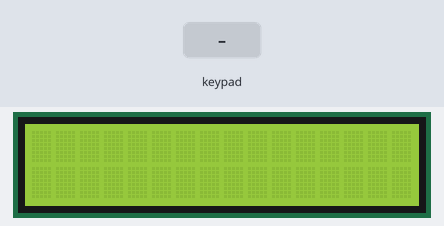
Simulated run of this sketch. Board: Arduino Uno, built with avr-gcc and run on an emulated ATmega328P. On the bench: 16×2 character LCD. The test bench sets the inputs (shaded band).

Above: at 1.2 s.
1.3 s: keypad keys 4 3 2 1 # pressed 0.4 s apart
At 3.2 s:
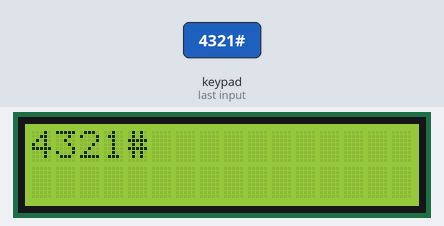
4.8 s: key '*' pressed
At 5.9 s:
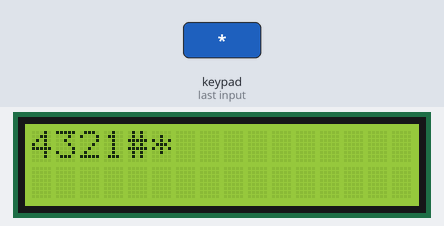
6.3 s: key '#' pressed
At 7.0 s:
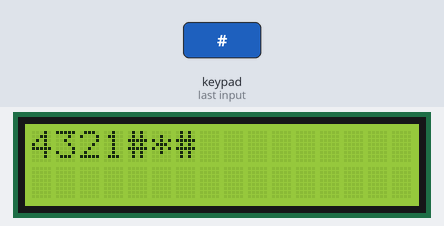
7.8 s: keypad keys 4 3 2 1 * pressed 0.4 s apart
At 10.6 s:
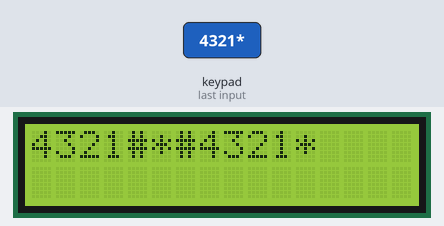
11.3 s: keypad keys 5 6 7 # pressed 0.4 s apart
At 13.0 s:
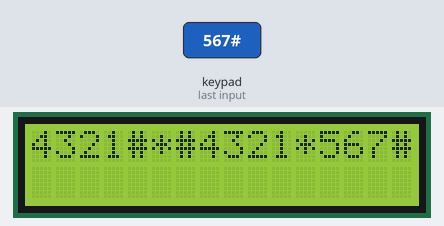
Timing chart, 0 to 14.5 s (numbered marks = the images above; inputs shaded):
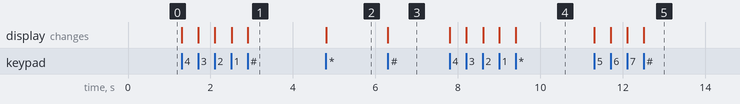

Measured:
- after the input at 1.3 s, the display: first changes at once (image 1 shows a later state)
- after the input at 4.8 s, the display: changes at once (image 2)
- after the input at 6.3 s, the display: changes at once (image 3)
- after the input at 7.8 s, the display: first changes at once (image 4 shows a later state)
- after the input at 11.3 s, the display: first changes at once (image 5 shows a later state)

The sketch:

KeyPad_Kullanimi.ino
```cpp
#include <Keypad.h>
#include <LiquidCrystal.h>
LiquidCrystal lcd(13,12,11,10,9,8);
const byte rows=4;//keypad tanımlaması
const byte cols=3;
char Keys[rows][cols]={//keypad tanımı
  {'1','2','3'},
  {'4','5','6'},
  {'7','8','9'},
  {'*','0','#'}
  };
byte rowPins[rows]={4,3,2,1};
byte colPins[cols]={5,6,7};
int count=0;
Keypad customKeypad=Keypad(makeKeymap(Keys),rowPins,colPins,rows,cols);

void setup() {
lcd.begin(16,2);
}

void loop() {
char key=customKeypad.getKey();
if(key){
  lcd.print(key);
  }
}
```
